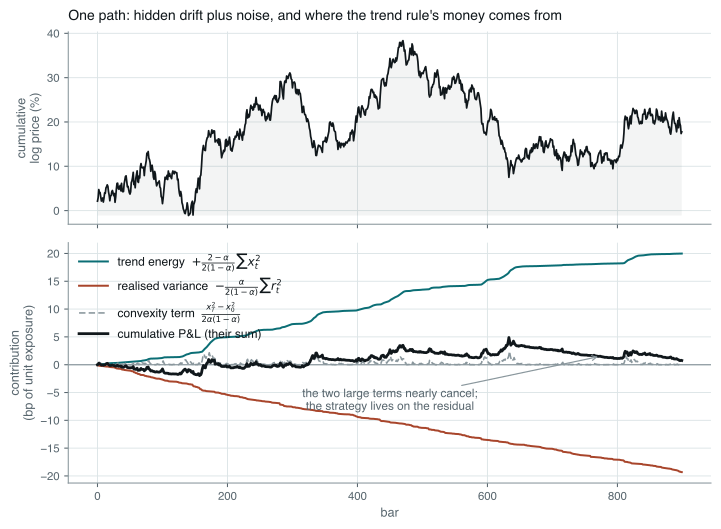

Recreate this plot in Python.
# The exact algebraic decomposition of an EWMA trend rule's P&L into a convex
# "trend energy" term and a "realised variance" cost, drawn on one simulated path.
#
#   sum_t x_t r_{t+1} = (x_T^2 - x_0^2)/(2a(1-a))
#                     + (2-a)/(2(1-a)) * sum_t x_t^2
#                     - a/(2(1-a))     * sum_t r_t^2
#
# Run standalone:  uv run --no-project --with matplotlib,numpy python <path>

import os

os.environ.setdefault("SOURCE_DATE_EPOCH", "1735689600")

import matplotlib

matplotlib.use("Agg")
matplotlib.rcParams["svg.fonttype"] = "path"
matplotlib.rcParams["font.family"] = ["Helvetica", "Arial", "DejaVu Sans"]

from pathlib import Path

import matplotlib.pyplot as plt
import numpy as np

INK = "#10171B"
MUTED = "#58666E"
TEAL = "#0B6E75"
RUST = "#A8452B"
GREY = "#8A979D"
FAINT = "#DCE4E6"

ALPHA = 0.04
N = 900


def path_with_trends(rng: np.random.Generator) -> np.ndarray:
    """Returns from a slowly mean-reverting hidden drift plus noise."""
    phi, sig_eps = 1 - 1 / 180, 0.010
    sig_eta = 0.11 * sig_eps * np.sqrt(1 - phi**2)
    mu = np.zeros(N)
    for i in range(1, N):
        mu[i] = phi * mu[i - 1] + rng.normal(0, sig_eta)
    return mu + rng.normal(0, sig_eps, N)


def main() -> None:
    rng = np.random.default_rng(20240401)
    r = path_with_trends(rng)

    x = np.zeros(N + 1)
    for i, rr in enumerate(r):
        x[i + 1] = (1 - ALPHA) * x[i] + ALPHA * rr
    x = x[:-1]

    pnl = np.cumsum(x * r)
    energy = (2 - ALPHA) / (2 * (1 - ALPHA)) * np.cumsum(x**2)
    variance = ALPHA / (2 * (1 - ALPHA)) * np.cumsum(r**2)
    gamma = (x**2 - x[0] ** 2) / (2 * ALPHA * (1 - ALPHA))

    fig, (ax0, ax1) = plt.subplots(2, 1, figsize=(7.6, 5.6), height_ratios=[1.0, 1.25], sharex=True)
    fig.patch.set_alpha(0.0)
    for ax in (ax0, ax1):
        ax.patch.set_alpha(0.0)
        for side in ("top", "right"):
            ax.spines[side].set_visible(False)
        for side in ("left", "bottom"):
            ax.spines[side].set_color(GREY)
        ax.tick_params(colors=MUTED, labelsize=8.5, length=3)
        ax.grid(True, color=FAINT, linewidth=0.7)
        ax.set_axisbelow(True)

    t = np.arange(N)
    p = np.cumsum(r)
    ax0.plot(t, 100 * p, color=INK, linewidth=1.3)
    ax0.fill_between(t, 100 * p, 100 * p.min(), color=INK, alpha=0.05, linewidth=0)
    ax0.set_ylabel("cumulative\nlog price (%)", fontsize=9.5, color=MUTED)
    ax0.set_title(
        "One path: hidden drift plus noise, and where the trend rule's money comes from",
        fontsize=10.5,
        color=INK,
        loc="left",
        pad=9,
    )

    ax1.axhline(0, color=GREY, linewidth=0.9)
    ax1.plot(
        t, 1e4 * energy, color=TEAL, linewidth=1.5, label=r"trend energy  $+\frac{2-\alpha}{2(1-\alpha)}\sum x_t^2$"
    )
    ax1.plot(
        t,
        -1e4 * variance,
        color=RUST,
        linewidth=1.5,
        label=r"realised variance  $-\frac{\alpha}{2(1-\alpha)}\sum r_t^2$",
    )
    ax1.plot(
        t,
        1e4 * gamma,
        color=GREY,
        linewidth=1.2,
        linestyle=(0, (4, 2)),
        label=r"convexity term  $\frac{x_T^2-x_0^2}{2\alpha(1-\alpha)}$",
    )
    ax1.plot(t, 1e4 * pnl, color=INK, linewidth=2.1, label="cumulative P&L (their sum)")
    ax1.set_ylabel("contribution\n(bp of unit exposure)", fontsize=9.5, color=MUTED)
    ax1.set_xlabel("bar", fontsize=9.5, color=MUTED)
    leg = ax1.legend(loc="upper left", frameon=False, fontsize=9, labelcolor=INK, handlelength=2.4)
    for txt in leg.get_texts():
        txt.set_color(INK)

    ax1.annotate(
        "the two large terms nearly cancel;\nthe strategy lives on the residual",
        xy=(N * 0.86, 1e4 * pnl[int(N * 0.86)]),
        xytext=(N * 0.50, 1e4 * (-variance.max() * 0.42)),
        fontsize=8.8,
        color=MUTED,
        ha="center",
        arrowprops=dict(arrowstyle="->", color=GREY, linewidth=0.9),
    )

    fig.tight_layout()
    out = Path(__file__).with_suffix(".svg")
    fig.savefig(out, transparent=True, bbox_inches="tight")
    print(f"  wrote {out.name}")


if __name__ == "__main__":
    main()
